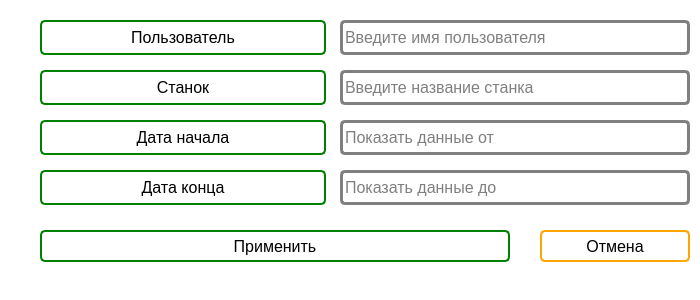
<?xml version="1.0" encoding="UTF-8"?>
<ui version="4.0">
 <class>Form</class>
 <widget class="QWidget" name="Form">
  <property name="geometry">
   <rect>
    <x>0</x>
    <y>0</y>
    <width>700</width>
    <height>300</height>
   </rect>
  </property>
  <property name="minimumSize">
   <size>
    <width>700</width>
    <height>300</height>
   </size>
  </property>
  <property name="maximumSize">
   <size>
    <width>700</width>
    <height>300</height>
   </size>
  </property>
  <property name="windowTitle">
   <string>Form</string>
  </property>
  <property name="styleSheet">
   <string notr="true">background-color: white ;
border-radius:2px;
border: 3px solid white;</string>
  </property>
  <widget class="QPushButton" name="login_b">
   <property name="geometry">
    <rect>
     <x>40</x>
     <y>20</y>
     <width>286</width>
     <height>35</height>
    </rect>
   </property>
   <property name="minimumSize">
    <size>
     <width>0</width>
     <height>35</height>
    </size>
   </property>
   <property name="maximumSize">
    <size>
     <width>16777215</width>
     <height>35</height>
    </size>
   </property>
   <property name="font">
    <font>
     <family>Segoe UI</family>
     <pointsize>12</pointsize>
    </font>
   </property>
   <property name="styleSheet">
    <string notr="true">QPushButton {
	background-color: white ;
	border-radius:5px;
	color: black;
	border: 2px solid rgb(247, 247, 247);
	border-color: green
}

</string>
   </property>
   <property name="text">
    <string>Пользователь</string>
   </property>
  </widget>
  <widget class="QPushButton" name="login_b_2">
   <property name="geometry">
    <rect>
     <x>40</x>
     <y>70</y>
     <width>286</width>
     <height>35</height>
    </rect>
   </property>
   <property name="minimumSize">
    <size>
     <width>0</width>
     <height>35</height>
    </size>
   </property>
   <property name="maximumSize">
    <size>
     <width>16777215</width>
     <height>35</height>
    </size>
   </property>
   <property name="font">
    <font>
     <family>Segoe UI</family>
     <pointsize>12</pointsize>
    </font>
   </property>
   <property name="styleSheet">
    <string notr="true">QPushButton {
	background-color: white ;
	border-radius:5px;
	color: black;
	border: 2px solid rgb(247, 247, 247);
	border-color: green
}

</string>
   </property>
   <property name="text">
    <string>Станок</string>
   </property>
  </widget>
  <widget class="QPushButton" name="login_b_3">
   <property name="geometry">
    <rect>
     <x>40</x>
     <y>120</y>
     <width>286</width>
     <height>35</height>
    </rect>
   </property>
   <property name="minimumSize">
    <size>
     <width>0</width>
     <height>35</height>
    </size>
   </property>
   <property name="maximumSize">
    <size>
     <width>16777215</width>
     <height>35</height>
    </size>
   </property>
   <property name="font">
    <font>
     <family>Segoe UI</family>
     <pointsize>12</pointsize>
    </font>
   </property>
   <property name="styleSheet">
    <string notr="true">QPushButton {
	background-color: white ;
	border-radius:5px;
	color: black;
	border: 2px solid rgb(247, 247, 247);
	border-color: green
}

</string>
   </property>
   <property name="text">
    <string>Дата начала</string>
   </property>
  </widget>
  <widget class="QPushButton" name="login_b_4">
   <property name="geometry">
    <rect>
     <x>40</x>
     <y>170</y>
     <width>286</width>
     <height>35</height>
    </rect>
   </property>
   <property name="minimumSize">
    <size>
     <width>0</width>
     <height>35</height>
    </size>
   </property>
   <property name="maximumSize">
    <size>
     <width>16777215</width>
     <height>35</height>
    </size>
   </property>
   <property name="font">
    <font>
     <family>Segoe UI</family>
     <pointsize>12</pointsize>
    </font>
   </property>
   <property name="styleSheet">
    <string notr="true">QPushButton {
	background-color: white ;
	border-radius:5px;
	color: black;
	border: 2px solid rgb(247, 247, 247);
	border-color: green
}

</string>
   </property>
   <property name="text">
    <string>Дата конца</string>
   </property>
  </widget>
  <widget class="QLineEdit" name="user">
   <property name="geometry">
    <rect>
     <x>340</x>
     <y>20</y>
     <width>350</width>
     <height>35</height>
    </rect>
   </property>
   <property name="minimumSize">
    <size>
     <width>350</width>
     <height>35</height>
    </size>
   </property>
   <property name="maximumSize">
    <size>
     <width>200</width>
     <height>35</height>
    </size>
   </property>
   <property name="font">
    <font>
     <family>Segoe UI</family>
     <pointsize>12</pointsize>
    </font>
   </property>
   <property name="styleSheet">
    <string notr="true">QLineEdit{
    border-color: grey;
    border-radius:5px;
}

QLineEdit:hover{
    border-color: orange;
}</string>
   </property>
   <property name="text">
    <string/>
   </property>
   <property name="maxLength">
    <number>30</number>
   </property>
   <property name="frame">
    <bool>true</bool>
   </property>
   <property name="echoMode">
    <enum>QLineEdit::Normal</enum>
   </property>
   <property name="placeholderText">
    <string>Введите имя пользователя</string>
   </property>
   <property name="clearButtonEnabled">
    <bool>true</bool>
   </property>
  </widget>
  <widget class="QLineEdit" name="machine">
   <property name="geometry">
    <rect>
     <x>340</x>
     <y>70</y>
     <width>350</width>
     <height>35</height>
    </rect>
   </property>
   <property name="minimumSize">
    <size>
     <width>350</width>
     <height>35</height>
    </size>
   </property>
   <property name="maximumSize">
    <size>
     <width>200</width>
     <height>35</height>
    </size>
   </property>
   <property name="font">
    <font>
     <family>Segoe UI</family>
     <pointsize>12</pointsize>
    </font>
   </property>
   <property name="styleSheet">
    <string notr="true">QLineEdit{
    border-color: grey;
    border-radius:5px;
}

QLineEdit:hover{
    border-color: orange;
}</string>
   </property>
   <property name="maxLength">
    <number>30</number>
   </property>
   <property name="frame">
    <bool>true</bool>
   </property>
   <property name="echoMode">
    <enum>QLineEdit::Normal</enum>
   </property>
   <property name="placeholderText">
    <string>Введите название станка</string>
   </property>
   <property name="clearButtonEnabled">
    <bool>true</bool>
   </property>
  </widget>
  <widget class="QLineEdit" name="start_data">
   <property name="geometry">
    <rect>
     <x>340</x>
     <y>120</y>
     <width>350</width>
     <height>35</height>
    </rect>
   </property>
   <property name="minimumSize">
    <size>
     <width>350</width>
     <height>35</height>
    </size>
   </property>
   <property name="maximumSize">
    <size>
     <width>200</width>
     <height>35</height>
    </size>
   </property>
   <property name="font">
    <font>
     <family>Segoe UI</family>
     <pointsize>12</pointsize>
    </font>
   </property>
   <property name="styleSheet">
    <string notr="true">QLineEdit{
    border-color: grey;
    border-radius:5px;
}

QLineEdit:hover{
    border-color: orange;
}</string>
   </property>
   <property name="maxLength">
    <number>30</number>
   </property>
   <property name="frame">
    <bool>true</bool>
   </property>
   <property name="echoMode">
    <enum>QLineEdit::Normal</enum>
   </property>
   <property name="placeholderText">
    <string>Показать данные от</string>
   </property>
   <property name="clearButtonEnabled">
    <bool>true</bool>
   </property>
  </widget>
  <widget class="QLineEdit" name="finish_data">
   <property name="geometry">
    <rect>
     <x>340</x>
     <y>170</y>
     <width>350</width>
     <height>35</height>
    </rect>
   </property>
   <property name="minimumSize">
    <size>
     <width>350</width>
     <height>35</height>
    </size>
   </property>
   <property name="maximumSize">
    <size>
     <width>200</width>
     <height>35</height>
    </size>
   </property>
   <property name="font">
    <font>
     <family>Segoe UI</family>
     <pointsize>12</pointsize>
    </font>
   </property>
   <property name="styleSheet">
    <string notr="true">QLineEdit{
    border-color: grey;
    border-radius:5px;
}

QLineEdit:hover{
    border-color: orange;
}</string>
   </property>
   <property name="maxLength">
    <number>30</number>
   </property>
   <property name="frame">
    <bool>true</bool>
   </property>
   <property name="echoMode">
    <enum>QLineEdit::Normal</enum>
   </property>
   <property name="placeholderText">
    <string>Показать данные до</string>
   </property>
   <property name="clearButtonEnabled">
    <bool>true</bool>
   </property>
  </widget>
  <widget class="QPushButton" name="submit_button">
   <property name="geometry">
    <rect>
     <x>40</x>
     <y>230</y>
     <width>470</width>
     <height>32</height>
    </rect>
   </property>
   <property name="minimumSize">
    <size>
     <width>470</width>
     <height>0</height>
    </size>
   </property>
   <property name="maximumSize">
    <size>
     <width>370</width>
     <height>16777215</height>
    </size>
   </property>
   <property name="font">
    <font>
     <family>Segoe UI</family>
     <pointsize>12</pointsize>
    </font>
   </property>
   <property name="styleSheet">
    <string notr="true">QPushButton {
	background-color: white ;
	border-radius:5px;
	color: black;
	border: 2px solid rgb(247, 247, 247);
	border-color: green
}

QPushButton:hover {
	border: 2px solid rgb(247, 247, 247);
	border-color: orange;
}

QPushButton:pressed {
	background-color: rgb(88, 88, 88);
}
</string>
   </property>
   <property name="text">
    <string>Применить</string>
   </property>
  </widget>
  <widget class="QPushButton" name="cancel_button">
   <property name="geometry">
    <rect>
     <x>540</x>
     <y>230</y>
     <width>150</width>
     <height>32</height>
    </rect>
   </property>
   <property name="minimumSize">
    <size>
     <width>150</width>
     <height>0</height>
    </size>
   </property>
   <property name="maximumSize">
    <size>
     <width>140</width>
     <height>16777215</height>
    </size>
   </property>
   <property name="font">
    <font>
     <family>Segoe UI</family>
     <pointsize>12</pointsize>
    </font>
   </property>
   <property name="styleSheet">
    <string notr="true">QPushButton {
	background-color: white ;
	border-radius:5px;
	color: black;
	border: 2px solid rgb(247, 247, 247);
	border-color: orange
}

QPushButton:hover {
	border: 2px solid rgb(247, 247, 247);
	border-color: orange;
}

QPushButton:pressed {
	background-color: rgb(88, 88, 88);
}
</string>
   </property>
   <property name="text">
    <string>Отмена</string>
   </property>
  </widget>
 </widget>
 <resources>
  <include location="images/source.qrc"/>
 </resources>
 <connections/>
</ui>
